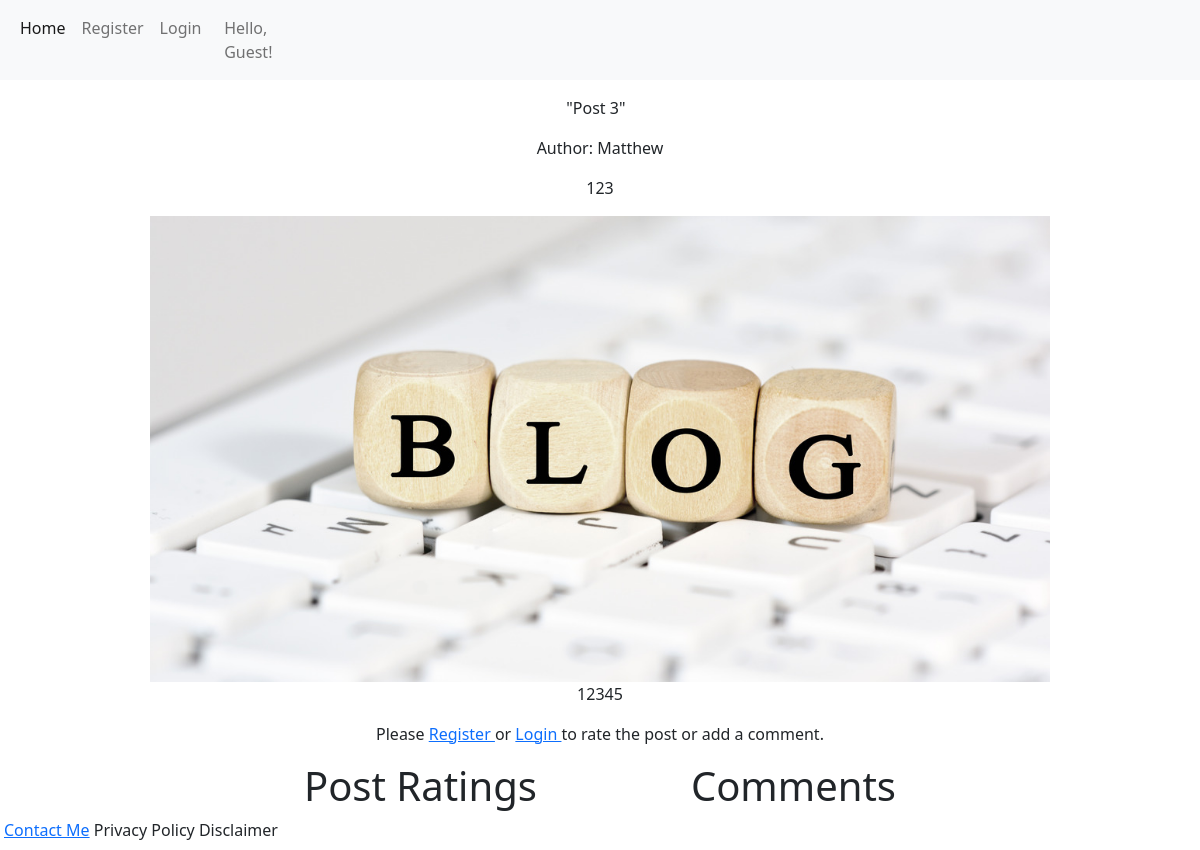
Screenshot of /post/3 with the database file from the repository.
### blog/models.py (models this page shows, shortened)
class Post(db.Model):
  id = db.Column(db.Integer, primary_key=True)
  date = db.Column(db.DateTime, nullable=False, default=datetime.utcnow)
  title = db.Column(db.Text, nullable=False)
  content = db.Column(db.Text, nullable=False)
  description = db.Column(db.String(120), nullable=False)
  image_file = db.Column(db.String(40), nullable=False, default='default.jpg')
  author_id = db.Column(db.Integer, db.ForeignKey('user.id'), nullable=False)
  comments = db.relationship('Comment', backref='post')
  ratings = db.relationship('Rating', backref='post')

class User(UserMixin,db.Model):
  id = db.Column(db.Integer, primary_key=True)
  username = db.Column(db.String(20))
  email = db.Column(db.String(120), unique=True, nullable=False)
  hashed_password=db.Column(db.String(128), unique=True, nullable=False)
  post = db.relationship('Post', backref='user', lazy=True)
  comments = db.relationship('Comment', backref='user')
  ratings = db.relationship('Rating', backref='user')
  linkedin = db.Column(db.String(120))
  is_admin=db.Column(db.Boolean,nullable=False,default=False)
  @property
  def password(self):
    raise AttributeError('Password is not readable.')

### blog/routes.py (the view, shortened to what this page needs)
@app.route("/post/<int:post_id>", methods=['GET','Post'])
def post(post_id):
  post = Post.query.get_or_404(post_id)
  form = CommentForm()
  rating_form = RatingForm()
  if form.validate_on_submit():
    comment = Comment(comment=form.comment_box.data, post=post, user=current_user._get_current_object())
    db.session.add(comment)
    db.session.commit()
    return redirect(url_for('.post', post_id=post.id))
  return render_template('post.html',title=post.title,post=post, form=form, rating_form=rating_form)

### blog/templates/post.html (shortened to what this page needs)
{% extends "layout.html" %}
{% block content %}
<p class = 'post_title'>"{{ post.title }}" &nbsp</p>
<p>Author: {{ post.user.username }}</p>
<p class = 'detailed_description'>{{ post.description }}</p>
<img src="{{ url_for('static', filename='img/' + post.image_file) }}">
<p> {{ post.content }} </p>
{% if current_user.is_anonymous %}
<p>Please <a href="{{ url_for('register') }}"> Register  </a> or <a href="{{ url_for('login') }}"> Login </a> to rate the post or add a comment.</p>
{% endif %}
<div class="view_feedback">
  <div class="view_ratings ">
    <h1>Post Ratings</h1>
  </div>
  <div class="view_comment ">
  <h1>Comments</h1>
  </div>
</div>
{% endblock content %}

### blog/static/style.css (style rules this page uses)
img { width:75vw; height: auto; }
.view_feedback { display: flex; justify-content: space-evenly; min-width: 75vw; }
.view_ratings { display:flex; flex-direction: column; }

### rows the page displays
Post: title "Post 3", description "123", image_file (placeholder picture), content "12345"
User: user.username "Matthew"
